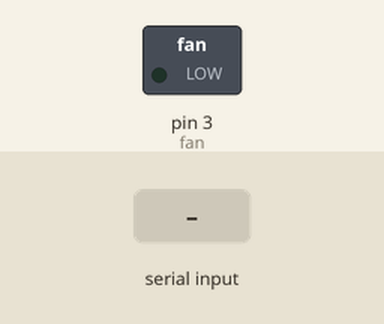
Recording of a sketch running on a simulated Arduino Uno, built with avr-gcc and run on an emulated ATmega328P. Parts: switched loads named in the sketch (green lamp = pin HIGH). Inputs (shaded band) come from the test bench.

Above: at 1.2 s.
1.3 s: "1" received over Serial
At 2.4 s:
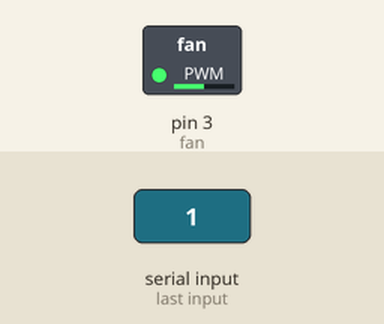
2.8 s: "2" received over Serial
At 3.5 s:
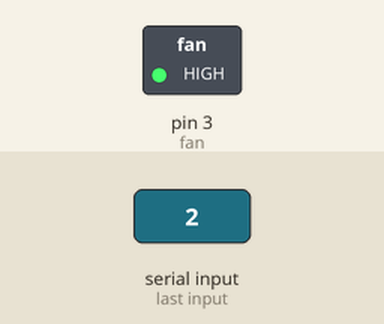
Timing chart, 0 to 5.8 s (numbered marks = the images above; inputs shaded):
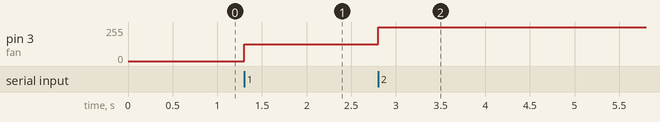

The sketch:

sketch_jun12a.ino
```cpp
#define gas_sensor A5
#define flame_sensor A4
#define fan 3

int gas_value = 0;
int flame_value = 0;

void setup() {
  Serial.begin(9600);
  pinMode(gas_sensor, INPUT);
  pinMode(flame_sensor, INPUT);
  pinMode(fan, OUTPUT);
}

void loop() {
  if (Serial.available()>0){
    char c = Serial.read();
    if (c == '0'){
      analogWrite(fan, 0);
    }
    else if (c == '1'){
      analogWrite(fan, 127);
    }
     else if (c == '2'){
      analogWrite(fan, 255);
    }
    else if (c == '3'){
      gas_value = analogRead(gas_sensor);
      flame_value  = analogRead(flame_sensor);

      Serial.print("gas value: ");
      Serial.print(gas_value);
      Serial.print(",flame value: ");
      Serial.print(flame_value);
    }
    else if (c == '4'){
      gas_value = analogRead(gas_sensor);
      flame_value  = analogRead(flame_sensor);
        if (gas_value > 100 || flame_value < 100) {
        digitalWrite(fan, HIGH);
      }
      else{
      digitalWrite(fan,LOW);
      }
      delay(200);
    }
  }
}
```

Measured:
- after the input at 1.3 s, pin 3 (fan): 0/255 → 127/255 at once
- after the input at 2.8 s, pin 3 (fan): 127/255 → 255/255 at once
